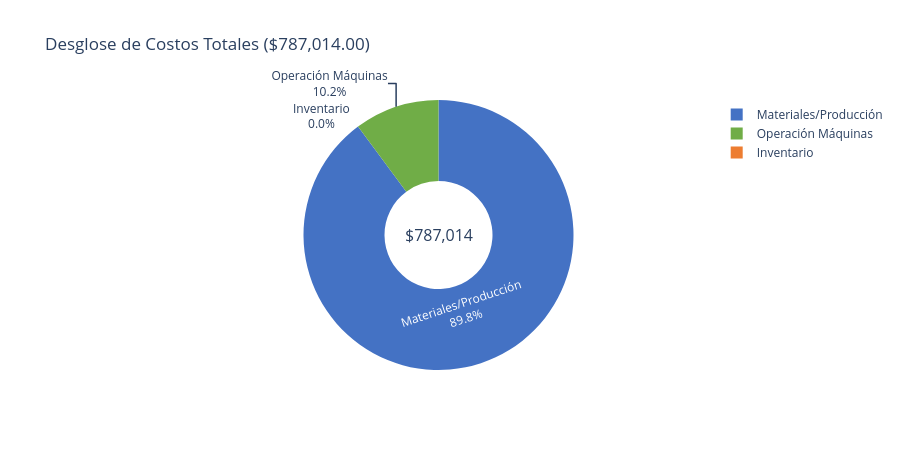

Notebook code cell kept with this figure:
### Markdown cell above
---

## ✅ Paso 5.4: Validación de Capacidades

**Objetivo:** Verificar que restricciones se cumplan y visualizar utilización de recursos

### Code cell
# Desglose detallado de costos

if not df_plan.empty:
    # 1. Costo de materiales/producción directa
    df_plan['prod_cost_total'] = df_plan['production'] * df_plan['prod_cost']
    total_prod_cost = df_plan['prod_cost_total'].sum()
    
    # 2. Costo de inventario
    df_plan['inv_cost_total'] = df_plan['inventory'] * df_plan['inv_cost']
    total_inv_cost = df_plan['inv_cost_total'].sum()
    
    # 3. Costo operacional de máquinas (asumiendo uso proporcional a producción)
    # Estimación: usar capacidad de máquina proporcional a demanda total
    total_machine_hours = MACHINE_CAPACITY * len(periods)  # Total horas disponibles
    avg_machine_cost_per_hour = 200  # Promedio entre M1, M2, M3
    demand_total = df_plan['production'].sum()
    # Estimar tiempo requerido basado en tiempos de proceso promedio
    avg_process_time_hours = df_products['proc_time_min'].mean() / 60  # Convertir a horas
    estimated_machine_hours = demand_total * avg_process_time_hours
    total_machine_cost = min(estimated_machine_hours * avg_machine_cost_per_hour, total_machine_hours * avg_machine_cost_per_hour)
    
    # Totales
    total_cost = total_prod_cost + total_inv_cost + total_machine_cost
    
    print("💰 Análisis de Costos del Plan Óptimo:\n")
    print(f"   • Costo de Materiales/Producción: ${total_prod_cost:,.2f} ({(total_prod_cost/total_cost)*100:.1f}%)")
    print(f"   • Costo de Inventario: ${total_inv_cost:,.2f} ({(total_inv_cost/total_cost)*100:.1f}%)")
    print(f"   • Costo Operacional Máquinas: ${total_machine_cost:,.2f} ({(total_machine_cost/total_cost)*100:.1f}%)")
    print(f"   • COSTO TOTAL: ${total_cost:,.2f}")
    
    # Desglose por periodo
    print(f"\n📅 Costos por periodo:")
    period_machine_cost = total_machine_cost / len(periods)  # Distribuir proporcionalmente
    for t in periods:
        period_data = df_plan[df_plan['period'] == t]
        period_prod_cost = period_data['prod_cost_total'].sum()
        period_inv_cost = period_data['inv_cost_total'].sum()
        period_total = period_prod_cost + period_inv_cost + period_machine_cost
        print(f"   Semana {t}: ${period_total:,.2f} (Mat: ${period_prod_cost:,.2f} | Inv: ${period_inv_cost:,.2f} | Máq: ${period_machine_cost:,.2f})")
    
    # Top productos por costo
    cost_by_product = df_plan.groupby('product').agg({
        'prod_cost_total': 'sum',
        'inv_cost_total': 'sum'
    })
    cost_by_product['total_cost'] = cost_by_product['prod_cost_total'] + cost_by_product['inv_cost_total']
    cost_by_product = cost_by_product.sort_values('total_cost', ascending=False)
    
    print(f"\n🏆 Top 5 productos por costo total:")
    for i, (sku, row) in enumerate(cost_by_product.head().iterrows(), 1):
        print(f"   {i}. {sku}: ${row['total_cost']:,.2f} (Prod: ${row['prod_cost_total']:,.2f} | Inv: ${row['inv_cost_total']:,.2f})")
    
    # Gráfico de torta - desglose de costos
    fig = go.Figure(data=[
        go.Pie(
            labels=['Materiales/Producción', 'Inventario', 'Operación Máquinas'],
            values=[total_prod_cost, total_inv_cost, total_machine_cost],
            hole=0.4,
            marker_colors=['#4472C4', '#ED7D31', '#70AD47'],
            textinfo='label+percent',
            texttemplate='%{label}<br>%{percent:.1%}',
            hovertemplate='%{label}<br>$%{value:,.2f}<br>%{percent:.1%}<extra></extra>'
        )
    ])
    fig.update_layout(
        title=f"Desglose de Costos Totales (${total_cost:,.2f})",
        height=450,
        annotations=[dict(text=f'${total_cost:,.0f}', x=0.5, y=0.5, font_size=16, showarrow=False)]
    )
    fig.show()
    
    # Análisis de eficiencia
    total_units = df_plan['production'].sum()
    avg_total_cost_per_unit = total_cost / total_units if total_units > 0 else 0
    avg_prod_cost = total_prod_cost / total_units if total_units > 0 else 0
    
    print(f"\n📊 Métricas de eficiencia:")
    print(f"   • Costo TOTAL promedio por unidad: ${avg_total_cost_per_unit:.2f}")
    print(f"   • Costo de materiales por unidad: ${avg_prod_cost:.2f}")
    print(f"   • Unidades totales producidas: {total_units:,.0f}")
    print(f"   • Horas máquina estimadas: {estimated_machine_hours:,.1f} horas")
    print(f"   • Costo operacional por hora: ${total_machine_cost/max(estimated_machine_hours,1):.2f}/hora")
    print(f"   • Ratio costo inventario/materiales: {(total_inv_cost/total_prod_cost)*100:.2f}%")
    
    # Recomendaciones
    print(f"\n💡 Recomendaciones:")
    if (total_inv_cost/total_cost) > 0.05:
        print("   ⚠️  Costo de inventario alto (>5%) - considerar producción JIT o reducir lotes")
    else:
        print("   ✅ Costo de inventario bajo (<5%) - estrategia de producción eficiente")
    
    if (total_machine_cost/total_cost) > 0.40:
        print("   ⚠️  Costo operacional alto (>40%) - optimizar utilización de máquinas")
    else:
        print("   ✅ Costo operacional razonable - buena utilización de recursos")
    
    if avg_total_cost_per_unit > 500:
        print(f"   ⚠️  Costo total unitario alto (${avg_total_cost_per_unit:.2f}) - revisar eficiencia global")
    else:
        print(f"   ✅ Costo total unitario competitivo (${avg_total_cost_per_unit:.2f})")

else:
    print("⚠️  No hay plan para analizar costos")

### Figure 1 — Plotly figure (JSON) as saved in the notebook; plotly's stock layout.template omitted (floating-point values rounded to 4 significant figures)
{"data": [{"hole": 0.4, "hovertemplate": "%{label}<br>$%{value:,.2f}<br>%{percent:.1%}<extra></extra>", "labels": ["Materiales/Producción", "Inventario", "Operación Máquinas"], "marker": {"colors": ["#4472C4", "#ED7D31", "#70AD47"]}, "textinfo": "label+percent", "texttemplate": "%{label}<br>%{percent:.1%}", "type": "pie", "values": [707014, 0, 80000]}], "layout": {"annotations": [{"font": {"size": 16}, "showarrow": false, "text": "$787,014", "x": 0.5, "y": 0.5}], "height": 450, "title": {"text": "Desglose de Costos Totales ($787,014.00)"}}}
